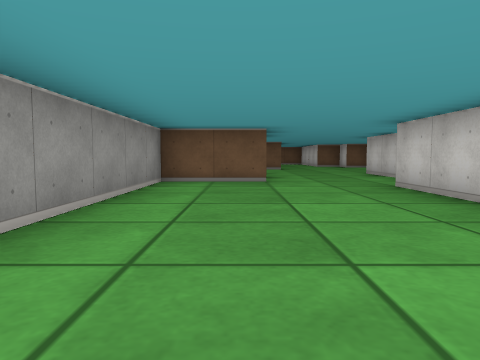
View 1 (above)

16 first-person views from a walk through a cub3D maze. The camera is about half as high as the walls, tilts 4° down and sees 70° across. The floor is counted in squares. Each view is taken from the middle of a square. On the plan, view 1 faces up. The plan holds only what a view shows up to about 9 squares ahead; the rest is blank.

View 2
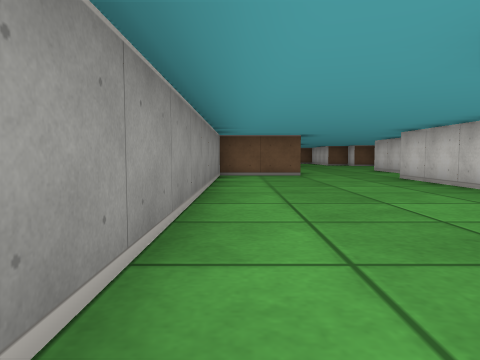

View 3
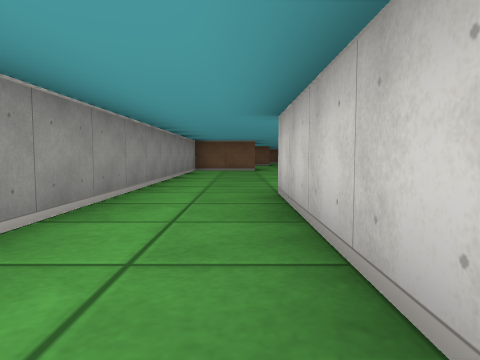

View 4
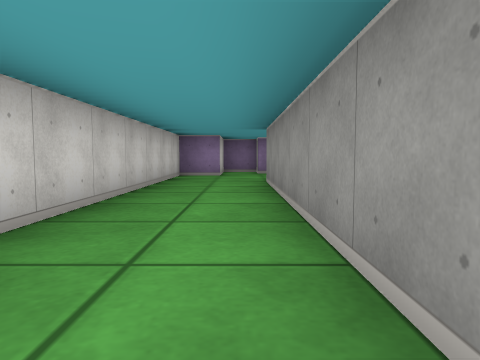

View 5
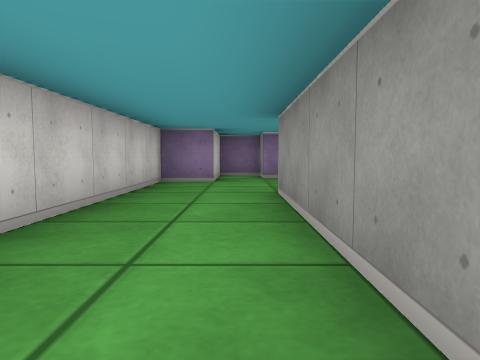

View 6
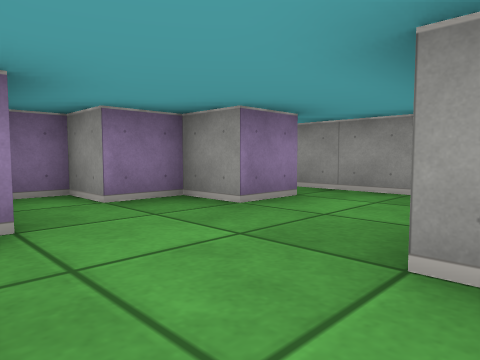

View 7
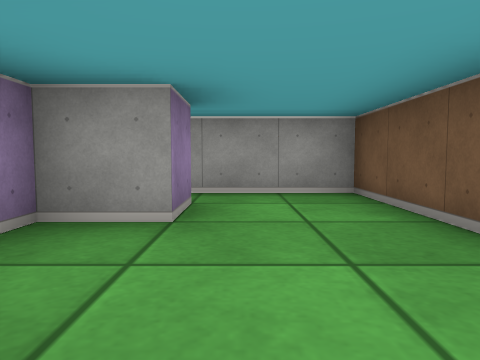

View 8
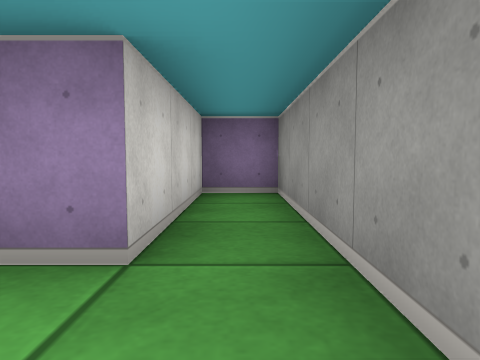

View 9
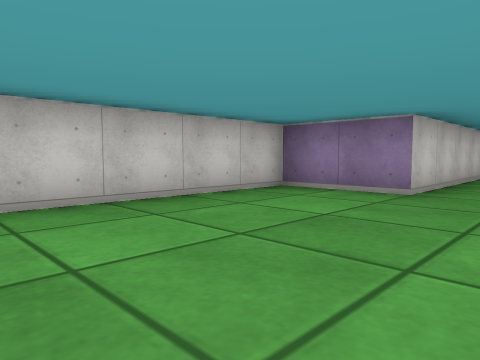

View 10
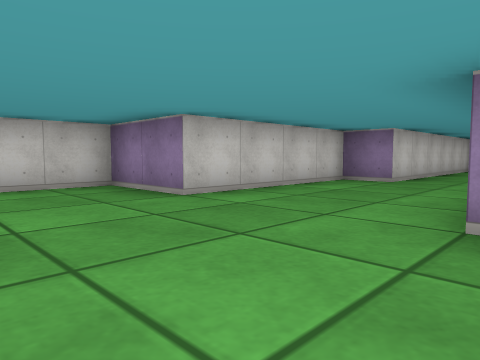

View 11
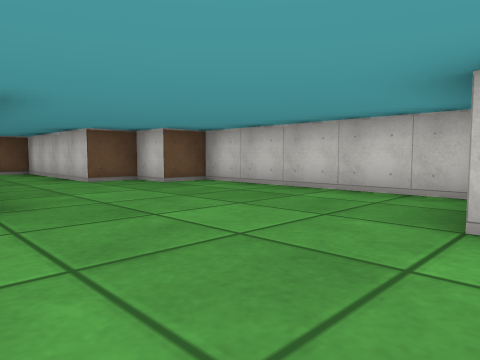

View 12
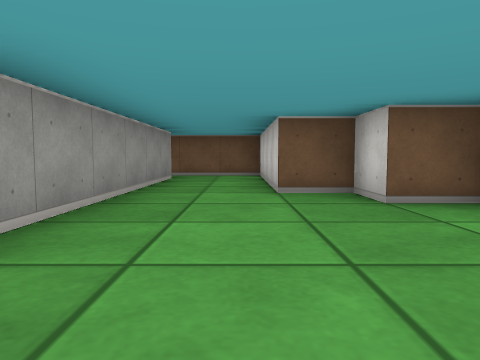

View 13
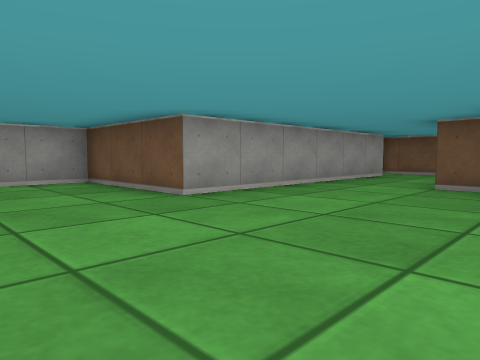

View 14
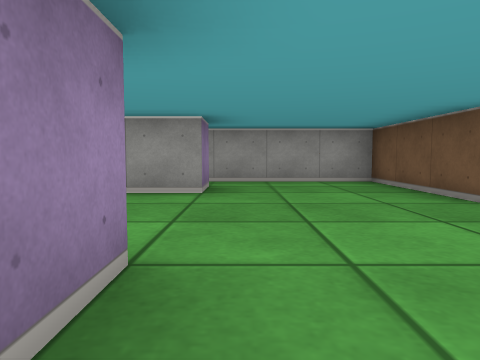

View 15
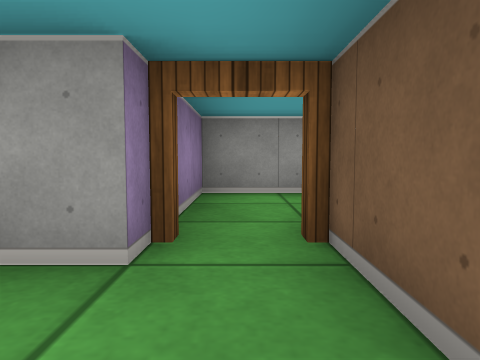

View 16
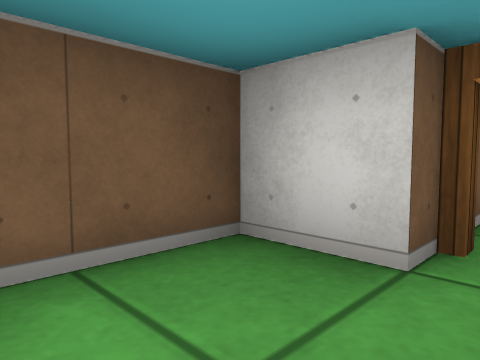

### Floor plan
Ten units are one square. View 1 is at (0, 0); x grows to the right and y downward. Boxes are objects, and circles mark ways between rooms. Rooms are numbered by the first view taken in them; rooms with no view inside come last. Other rooms are left out.
<svg viewBox="-50 -210 110 340">
<path fill="none" stroke="#000" d="M-20 75 -45 75 -45 125 -35 125 -35 95 -25 95 -25 105 -15 105 -15 115 -5 115 -5 95 5 95 5 5 25 5 25 -55 35 -55 35 -65M6 -65 -15 -65 -15 75M-5 -95 5 -95 5 -85M35 -65 35 -95 55 -95 55 -145 45 -145 45 -155 35 -155 35 -195 5 -195M15 -185 15 -125 -15 -125 -15 -94M-15 -199 -15 -185 15 -185M5 -195 5 -205 -8 -205"/>
<circle cx="20" cy="-60" r="3" fill="#2a7"/>
<circle cx="10" cy="-190" r="3" fill="#2a7"/>
<text x="0" y="20">1</text>
<text x="20" y="-120">2</text>
<text x="-10" y="-200">3</text>
</svg>
Room 1 opens to room 2. Room 2 opens to room 3.

Where each view was taken, in squares from view 1:
view 1: 0 up, 0 right, facing up
view 2: 2 down, 1 left, facing up
view 3: 5 down, 0 right, facing up
view 4: 1 down, 1 left, facing down
view 5: 3 down, 1 left, facing down
view 6: 7 down, 0 right, facing down-left
view 7: 9 down, 0 right, facing left
view 8: 8 down, 4 left, facing down
view 9: 4 up, 1 left, facing down-right
view 10: 12 up, 0 right, facing down-right
view 11: 9 up, 1 right, facing up-right
view 12: 11 up, 3 right, facing up
view 13: 10 up, 5 right, facing up-left
view 14: 10 up, 5 right, facing left
view 15: 19 up, 3 right, facing left
view 16: 19 up, 1 left, facing up-right
